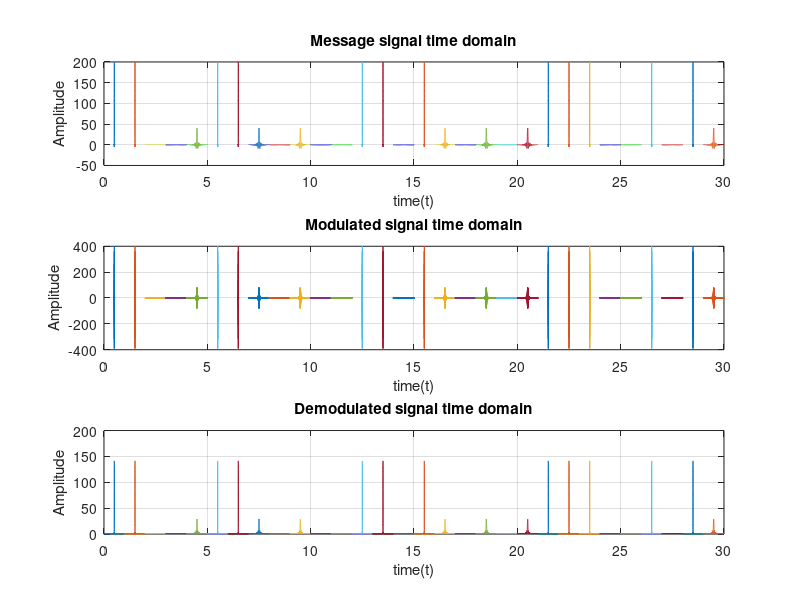
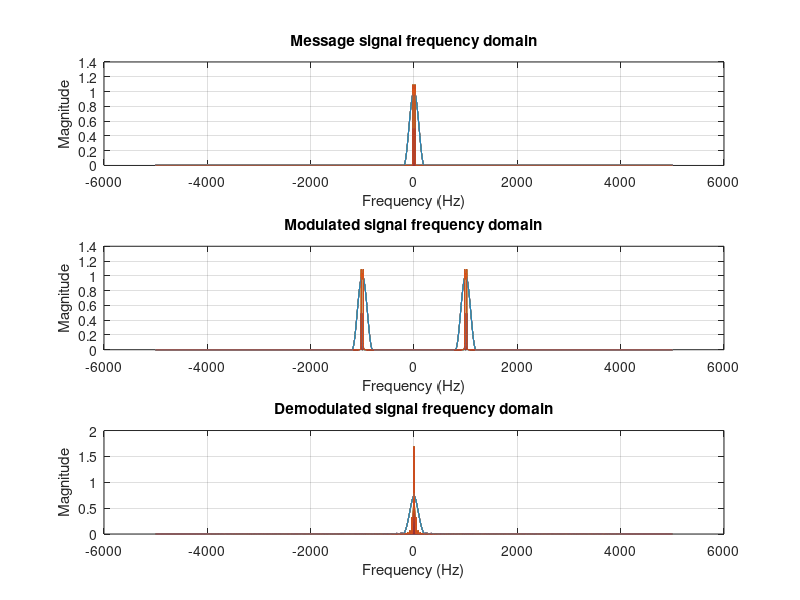

These figures' MATLAB source, in order:
clear

signal_duration = 29;

for T = 0:signal_duration
    
    % defining the common parameters
    
    N = 20; % Sum of last 3 digits of ID
    
    start_time = 0;
    stop_time = 1;
    f_carrier = 1000;
    fs = 10*f_carrier;
    ts = 1/fs;
    time = start_time:ts:stop_time;
    carrier_signal_t = 2*cos(2*pi.*f_carrier.*(time - (start_time + stop_time) / 2));
    carrier_signal_f = fftshift(abs(fft(carrier_signal_t)/fs));
    
    len_time = length(time) ;
    freq_axis = linspace(-fs/2,fs/2, len_time);
    
    % Defining the message signal
    choose_signal = randi([1,3]);
    if (choose_signal == 1)
        message_t = cos(2*pi*N*(time - (start_time+stop_time)/2));
    elseif (choose_signal == 2)
        message_t = 2*N*sinc(2*N*(time - (start_time+stop_time)/2));
    else
        message_t = 200*(cos(pi*200.*(time - (-start_time+stop_time)/2))./(1 - (2*200.*(time - (-start_time+stop_time)/2)).^2)).*sinc(200.*(time - (-start_time+stop_time)/2));
    end
    message_f = fftshift(abs(fft(message_t)/fs));
    
    % Modulating the message signal
    message_mod_t = message_t .*carrier_signal_t;
    message_mod_f = fftshift(abs(fft(message_mod_t))/fs);
    
    % Modelling noise
    mu = 0;
    sigma_square = 0.01;
    sigma = sqrt(sigma_square);
    noise = mu + sigma * randn(numel(time),1);
   
    % Defining the channel - Multiplied with carrier to shift it to the carrier frequency.
    B = 300;
    channel_t = 2*B*sinc(2*B*(time - (start_time + stop_time) / 2)).*carrier_signal_t;
    output_t = conv(message_mod_t,channel_t,'same')/fs + noise';
    output_f = fftshift(abs(fft(output_t)/fs));
   
    
    % demodulation - division by 4 to ensure that the amplitude of the
    % carrier which has been multiplied twice is reduced to 1.
    y = hilbert(output_t).*exp(-1i*2*pi*f_carrier*time)/4;
    output_demod_t = abs(y + 1i*y);
    output_demod_f = fftshift(abs(fft(output_demod_t)/fs));
    
  
    figure(1)
    hold all
    subplot(3,1,1) 
    plot(time + T, message_t);
    title('Message signal time domain')
    xlabel('time(t)')
    ylabel('Amplitude')
    grid on
    hold on
    %axis([0  inf -2 2]) 
   
    subplot(3,1,2)
    plot(time + T, message_mod_t)
    title('Modulated signal time domain')
    xlabel('time(t)')
    ylabel('Amplitude')
    hold on
    grid on
    % xlim([0, 0.1])
    
    subplot(3,1,3)
    plot(time + T, output_demod_t)
    title('Demodulated signal time domain')
    xlabel('time(t)')
    ylabel('Amplitude')
    hold on
    grid on
   
    figure(2)
    subplot(3,1,1)
    plot(freq_axis, message_f)
    title('Message signal frequency domain')
    xlabel('Frequency (Hz)')
    ylabel('Magnitude')
    grid on
    hold on
    % axis([-35 35 0 0.6])
    
    subplot(3,1,2)
    plot(freq_axis, message_mod_f)
    title('Modulated signal frequency domain')
    xlabel('Frequency (Hz)')
    ylabel('Magnitude')
    grid on
    hold on
    % axis([-600 600 0 0.6])
   
    subplot(3,1,3)
    plot(freq_axis, output_demod_f)
    title('Demodulated signal frequency domain')
    xlabel('Frequency (Hz)')
    ylabel('Magnitude')
    grid on
    hold on
    % axis([-35 35 0 inf])
    
end
